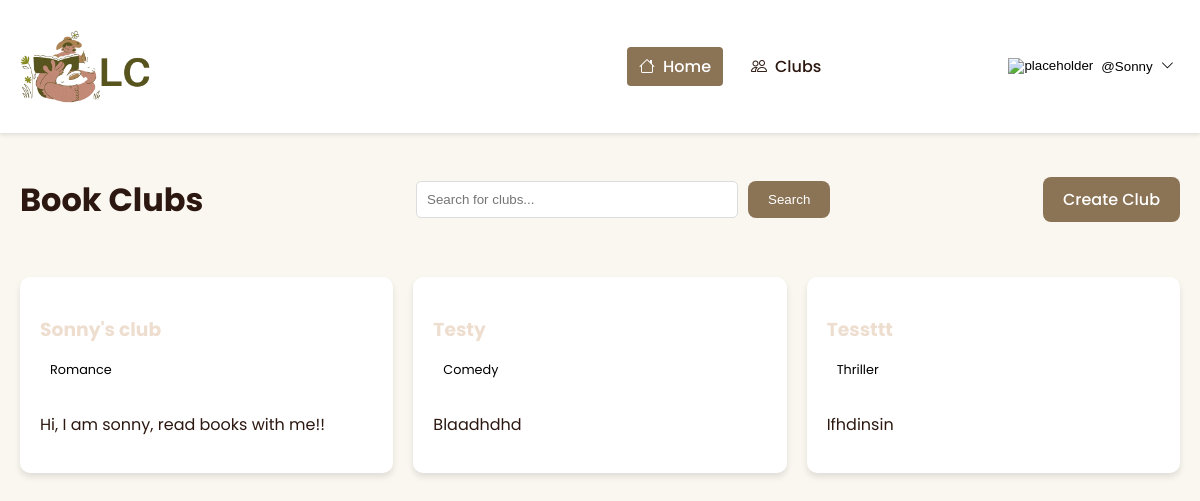
Before: /clubs/ (signed in) with the older database file.
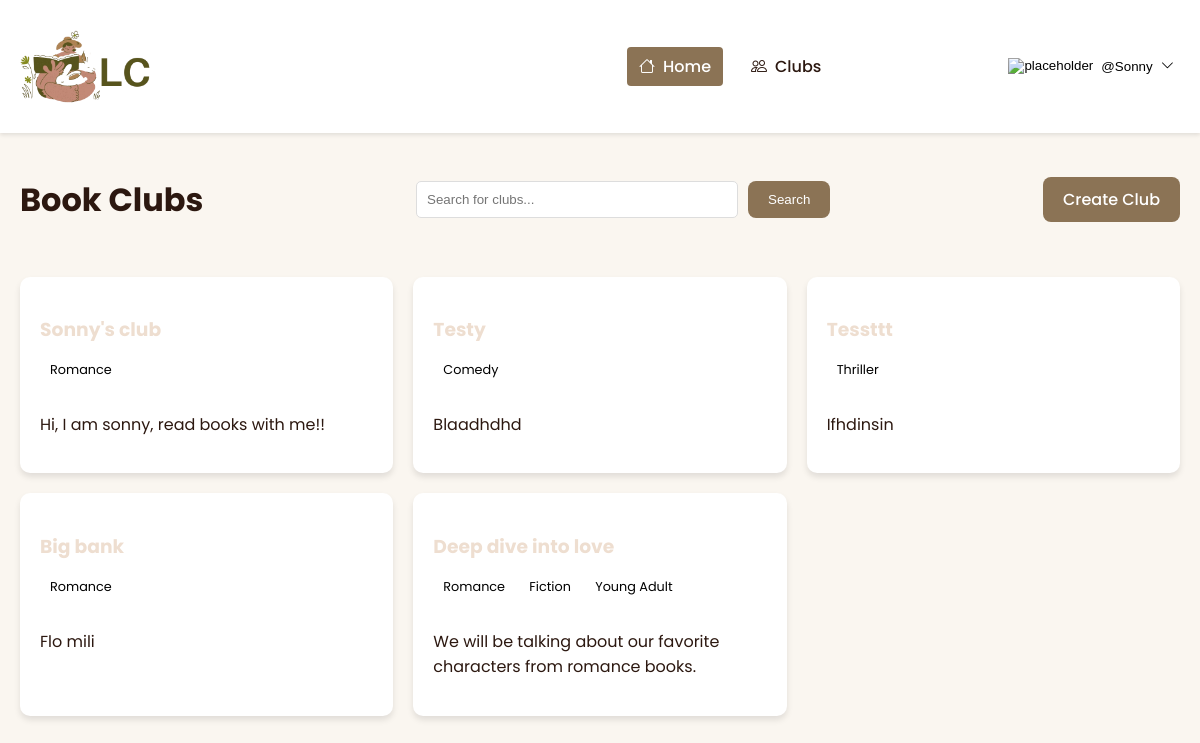
After: the same page with the newer database file.
### discussion/models.py (models this page shows, shortened)
class Club(models.Model):
    moderator = models.ForeignKey(
        User, on_delete=models.SET_NULL, null=True, blank=True, related_name="moderated_clubs"
    )
    name = models.CharField(max_length=100)
    description = models.TextField()
    members = models.ManyToManyField(User, related_name="joined_clubs", blank=True)
    created_at = models.DateTimeField(auto_now_add=True)
    theme = models.ManyToManyField(Theme, related_name="club_theme")
    recommendation = models.ManyToManyField(BookRecommendation, related_name="club_rec", blank=True)
    likes = models.ManyToManyField(User, related_name="post_likes", blank=True)
    dislikes = models.ManyToManyField(User, related_name="post_dislikes", blank=True)

class Theme(models.Model):
    name = models.CharField(max_length=100, unique=True)

### discussion/views.py (the view)
# urls.py: path('clubs/', views.club_list, name='club_list'),
def club_list(request):
    search_query = request.GET.get('q', '')  # Get search query from request
    if search_query:
        clubs = Club.objects.filter(
            Q(name__icontains=search_query) |
            Q(description__icontains=search_query)
        ).distinct()  # Search by name, description, or theme
    else:
        clubs = Club.objects.all()
    return render(request, 'club_list.html', {'clubs': clubs, 'search_query': search_query})

### discussion/templates/club_list.html (shortened to what this page needs)
{% extends 'base.html' %}
{% block content %}
<main>
<div class="container">
    <div class="club-header">
        <h1>Book Clubs</h1>
        <form method="GET" action="{% url 'club_list' %}">
        <div class="search-bar">
            <input type="text" name="q" value="{{ search_query }}" placeholder="Search for clubs...">
            <button class="btn" type="submit">Search</button>
        </div>
        </form>
        <a href="{% url 'club_create' %}" class="btn">Create Club</a>
    </div>
    <div class="club-grid">
        {% for club in clubs %}
        <div class="club-card">
            <a href="{% url 'club_detail' club.id %}"><h3>{{ club.name|capfirst }}</h3></a>
            {% if club.theme.all %}
            {% for theme in club.theme.all %}
            <a href="{% url 'theme' theme.name %}"><span class="club-theme">{{ theme.name|capfirst }}</span></a>
            {% endfor %}
            {% else %}
                    No Theme
            {% endif %}
            <p>{{ club.description|capfirst }}</p>
        </div>
        {% endfor %}
    </div>
</div>
</main>
{% endblock %}

Changed rows visible on the page:
added Club: name "Big bank", description "Flo mili", Theme (name "Romance")
added Club: name "Deep dive into love", description "We will be talking about our favorite characters from romance books.", Theme (name "Romance")
added Theme: name "Fiction", shown under "Deep dive into love"
added Theme: name "Young Adult", shown under "Deep dive into love"
